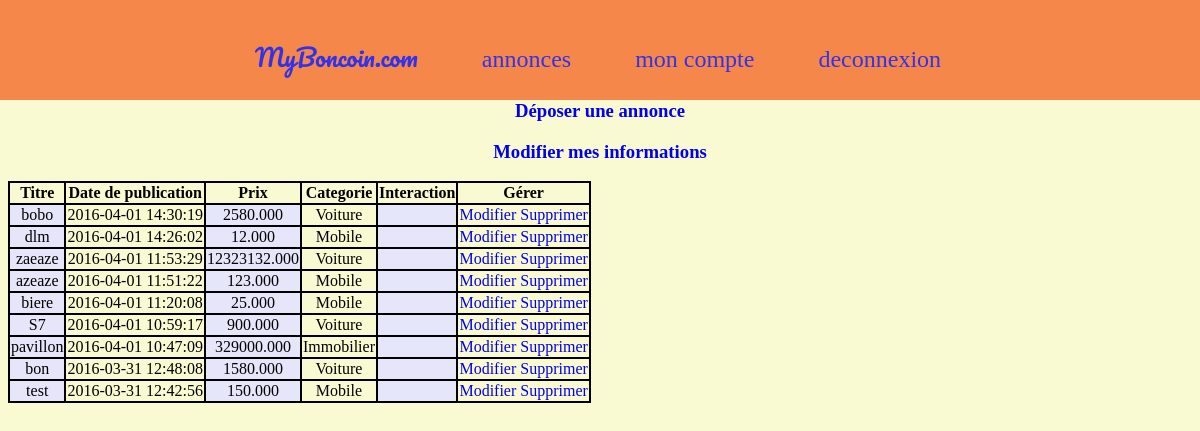
The page /dashboard.php (signed in) on the database its author committed.
### tables this page shows
CREATE TABLE IF NOT EXISTS `annonce` (
  `id_annonce` int(11) NOT NULL AUTO_INCREMENT,
  `titre` varchar(128) NOT NULL,
  `description` text NOT NULL,
  `url_photo` varchar(1024) DEFAULT NULL,
  `date_publication` datetime NOT NULL,
  `prix` decimal(15,3) NOT NULL,
  `active` tinyint(1) DEFAULT NULL,
  `id_utilisateur` int(11) NOT NULL,
  `id_categorie` int(11) NOT NULL,
  `id_commune` int(11) DEFAULT NULL,
  PRIMARY KEY (`id_annonce`),
  KEY `FK_annonce_id_utilisateur` (`id_utilisateur`),
  KEY `FK_annonce_id_categorie` (`id_categorie`),
  KEY `FK_annonce_id_commune` (`id_commune`)
);

CREATE TABLE IF NOT EXISTS `categorie` (
  `id_categorie` int(11) NOT NULL AUTO_INCREMENT,
  `libelle_categorie` varchar(50) NOT NULL,
  PRIMARY KEY (`id_categorie`)
);

### includes/models/annonces.php (called while the page is built, shortened)
<?php
require_once __DIR__.'/db.php';
function findAnnonceByIdUser($id_user){
    global $db;
    $sql = "SELECT a.*, c.libelle_categorie FROM annonce a
            inner join categorie c on a.id_categorie = c.id_categorie
            WHERE a.id_utilisateur = $id_user ORDER BY date_publication DESC";
    return execute($db,$sql);
}

### includes/models/db.php (called while the page is built, shortened)
<?php
function execute($db,$sql,$count = false) {
    global $db;
    $res_req = mysqli_query($db,$sql) ;
    return $res_req;
}

### dashboard.php (the view, shortened to what this page needs)
<?php
require_once 'header.php';
require_once 'db_connect.php';
require_once 'includes/models/annonces.php';
$annonces = findAnnonceByIdUser($_SESSION['id_utilisateur'], 0,4);
?>
    <div class="container">
        <h3><a href="depoannonce.php"> Déposer une annonce</a></h3>
        <h3><a href="moncompte.php">Modifier mes informations</a></h3>
        <?php if(mysqli_num_rows($annonces)>0): ?>
                    <table>
                        <thead>
                        <tr>
                            <th>Titre</th>
                            <th>Date de publication</th>
                            <th>Prix</th>
                            <th>Categorie</th>
                            <th>Interaction</th>
                            <th>Gérer</th>
                        </tr>
                        </thead>
                        <tbody>
                        <?php
                        while($annonce = mysqli_fetch_assoc($annonces)) : ?>
                            <tr>
                                <td><?=$annonce['titre'];?></td>
                                <td><?=$annonce['date_publication'];?></td>
                                <td><?=$annonce['prix'];?></td>
                                <td><?=$annonce['libelle_categorie'];?></td>
                                <td></td>
                                 <td><a href="modifier.php?id_annonce=<?=
                                     $annonce['id_annonce'];?>">Modifier</a>
                                    <a href="delete.php?id_annonce=<?=
                                    $annonce['id_annonce'];?>">Supprimer</a>
                                 </td>
                            </tr>
                        <?php endwhile;
                        ?>
                        <?php endif; ?>
                    </tbody>
                </table>
            </div>
    </body>
</html>

### css/style.css (style rules this page uses)
body { font-family: "Arial Black"; background-color: lightgoldenrodyellow; }
.container { margin:auto; margin-top: 100px; text-align: center; }
a:link { text-decoration: none; }
table { border: 2px solid #000000; border-collapse:collapse; }
th { border: 2px solid #000000; }
td:nth-child(2n+1) { background-color:lavender; }
td { border: 2px solid #000000; }

### header.php (style rules this page uses)
.container { margin:auto; margin-top: 100px; text-align: center; }

### rows shown on the page
annonce: titre "bobo", date_publication "2016-04-01 14:30:19", prix "2580.000", id_categorie.libelle_categorie "Voiture"
annonce: titre "dlm", date_publication "2016-04-01 14:26:02", prix "12.000", id_categorie.libelle_categorie "Mobile"
annonce: titre "zaeaze", date_publication "2016-04-01 11:53:29", prix "12323132.000", id_categorie.libelle_categorie "Voiture"
annonce: titre "azeaze", date_publication "2016-04-01 11:51:22", prix "123.000", id_categorie.libelle_categorie "Mobile"
annonce: titre "biere", date_publication "2016-04-01 11:20:08", prix "25.000", id_categorie.libelle_categorie "Mobile"
annonce: titre "S7", date_publication "2016-04-01 10:59:17", prix "900.000", id_categorie.libelle_categorie "Voiture"
annonce: titre "pavillon", date_publication "2016-04-01 10:47:09", prix "329000.000", id_categorie.libelle_categorie "Immobilier"
annonce: titre "bon", date_publication "2016-03-31 12:48:08", prix "1580.000", id_categorie.libelle_categorie "Voiture"
annonce: titre "test", date_publication "2016-03-31 12:42:56", prix "150.000", id_categorie.libelle_categorie "Mobile"
